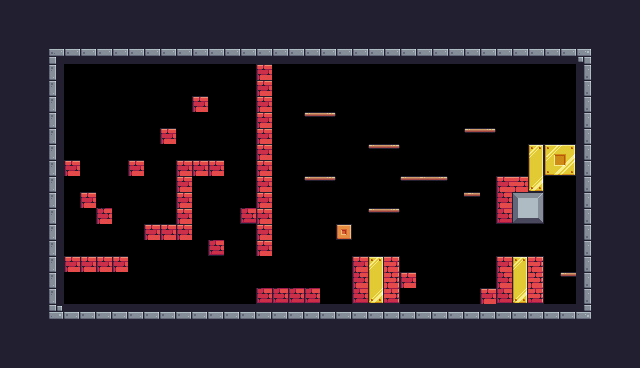

Tiled map render using the project's own tile images. Description and the whole map definition, tile-layer contents included, below:
An orthogonal 40x23 tile map with 16x16 px tiles, 1 tile layer (Background) and 51 objects (10x Fruit, 4x Platform, 3x Saw, Player, Checkpoint).

<map version="1.10" tiledversion="1.10.2" orientation="orthogonal" renderorder="right-down" width="40" height="23" tilewidth="16" tileheight="16" infinite="0" nextlayerid="8" nextobjectid="146">
 <tileset firstgid="1" source="Pixel Adventure.tsx" />
 <layer id="1" name="Background" width="40" height="23">
  <data encoding="csv">
200,200,200,200,200,200,200,200,200,200,200,200,200,200,200,200,200,24,24,24,24,24,24,24,24,24,24,24,24,24,24,24,24,24,24,24,24,24,24,24,
200,200,200,200,200,200,200,200,24,24,200,200,200,24,200,200,200,24,24,24,24,24,24,24,24,24,24,24,24,24,24,24,24,24,24,24,24,24,24,24,
24,24,200,200,200,200,200,200,200,200,200,200,200,200,200,200,200,24,24,24,24,24,24,24,24,24,24,24,24,24,24,24,24,24,24,24,24,24,24,24,
24,24,24,1,2,2,2,2,2,2,2,2,2,2,2,2,2,2,2,2,2,2,2,2,2,2,2,2,2,2,2,2,2,2,2,2,3,24,24,24,
24,24,24,23,0,0,0,0,0,0,0,0,0,0,0,0,106,0,0,0,0,0,0,0,0,0,0,0,0,0,0,0,0,0,0,0,25,24,24,24,
24,24,24,23,0,0,0,0,0,0,0,0,0,0,0,0,106,0,0,0,0,0,0,0,0,0,0,0,0,0,0,0,0,0,0,0,25,24,24,24,
24,24,24,23,0,0,0,0,0,0,0,0,106,0,0,0,106,0,0,0,0,0,0,0,0,0,0,0,0,0,0,0,0,0,0,0,25,24,24,24,
24,24,24,23,0,0,0,0,0,0,0,0,0,0,0,0,106,0,0,40,42,0,0,0,0,0,0,0,0,0,0,0,0,0,0,0,25,24,24,24,
24,24,24,23,0,0,0,0,0,0,106,0,0,0,0,0,106,0,0,0,0,0,0,0,0,0,0,0,0,40,42,0,0,0,0,0,25,24,24,24,
24,24,24,23,0,0,0,0,0,0,0,0,0,0,0,0,106,0,0,0,0,0,0,40,42,0,0,0,0,0,0,0,0,197,217,218,25,24,24,24,
24,24,112,23,106,0,0,0,106,100,0,106,106,106,0,0,106,0,0,0,0,0,0,0,0,0,0,0,0,0,0,0,0,219,239,240,25,24,24,24,
24,24,112,23,0,0,0,0,0,0,0,106,0,0,0,0,106,0,0,40,42,0,0,0,0,40,41,42,0,0,0,106,107,241,0,0,25,24,24,24,
24,24,112,23,0,106,0,0,0,0,0,106,0,0,0,0,106,0,0,0,0,0,0,0,0,0,0,0,0,41,0,128,124,125,0,0,25,24,24,24,
24,24,112,23,0,0,128,0,0,0,0,106,0,0,0,150,106,0,0,0,0,0,0,40,42,0,0,0,0,0,0,150,146,147,0,0,25,24,24,24,
24,24,112,23,0,0,0,0,0,106,106,106,0,0,0,0,106,0,0,0,0,211,0,0,0,0,0,0,0,0,0,0,0,0,0,0,25,24,24,24,
24,24,24,23,0,0,0,0,0,0,0,0,0,150,0,0,106,0,0,0,0,0,0,0,0,0,0,0,0,0,0,0,0,0,0,0,25,24,24,24,
24,24,24,23,106,106,106,106,0,0,0,0,0,0,0,0,0,0,0,0,0,0,106,197,108,0,0,0,0,0,0,106,197,108,0,0,25,24,24,24,
24,24,24,23,0,0,0,0,0,0,0,0,0,0,0,0,0,0,0,0,0,0,128,219,130,106,0,0,0,0,0,128,219,130,0,40,25,24,24,24,
24,24,24,23,0,0,0,0,0,0,0,0,0,0,0,0,150,150,150,150,0,0,150,241,152,0,0,0,0,0,106,150,241,152,0,0,25,24,24,24,
24,24,24,45,46,46,46,46,46,46,46,46,46,46,46,46,46,46,46,46,46,46,46,46,46,46,46,46,46,46,46,46,46,46,46,46,47,24,24,24,
24,24,24,24,24,24,24,24,24,24,24,24,24,24,200,200,200,200,200,200,200,24,24,24,24,24,24,24,24,24,24,24,24,24,24,24,200,200,24,24,
24,24,24,24,24,24,24,24,24,24,24,24,24,24,24,24,24,24,24,24,24,24,24,24,24,24,24,24,24,24,24,24,24,24,24,24,24,24,24,24,
24,24,24,24,24,24,24,24,24,24,24,24,24,24,24,24,24,24,24,24,24,24,24,24,24,24,24,24,24,24,24,24,24,24,24,24,24,24,24,24
</data>
 </layer>
 <objectgroup id="6" name="Collisions">
  <object id="88" x="48" y="48" width="16" height="272" />
  <object id="91" x="64" y="48" width="512" height="16" />
  <object id="92" x="576" y="48" width="16" height="272" />
  <object id="93" x="64" y="304" width="512" height="16" />
  <object id="94" x="256" y="64" width="16" height="192" />
  <object id="95" x="240" y="208" width="16" height="16" />
  <object id="96" x="208" y="240" width="16" height="16" />
  <object id="97" x="176" y="160" width="48" height="16" />
  <object id="98" x="176" y="176" width="16" height="64" />
  <object id="99" x="128" y="224" width="48" height="16" />
  <object id="100" x="64" y="256" width="64" height="16" />
  <object id="102" x="64" y="160" width="16" height="16" />
  <object id="103" type="Platform" x="128" y="160" width="16" height="16" />
  <object id="104" x="160" y="128" width="16" height="16" />
  <object id="105" x="192" y="96" width="16" height="16" />
  <object id="106" x="256" y="288" width="64" height="16" />
  <object id="107" x="352" y="256" width="48" height="48" />
  <object id="108" x="400" y="272" width="16" height="16" />
  <object id="109" x="480" y="288" width="16" height="16" />
  <object id="110" x="496" y="256" width="48" height="48" />
  <object id="111" x="560" y="272" width="16" />
  <object id="112" x="560" y="272" width="16" />
  <object id="113" type="Platform" x="560" y="272" width="16" height="16" />
  <object id="114" x="496" y="176" width="48" height="48" />
  <object id="115" x="544" y="144" width="32" height="32" />
  <object id="116" x="464" y="128" width="32" height="16" />
  <object id="117" x="464" y="192" width="16" height="16" />
  <object id="118" x="400" y="176" width="48" height="16" />
  <object id="119" type="Platform" x="368" y="208" width="32" height="16" />
  <object id="120" x="304" y="176" width="32" height="16" />
  <object id="121" x="304" y="112" width="32" height="16" />
  <object id="122" type="Platform" x="336" y="224" width="16" height="16" />
  <object id="142" x="80" y="192" width="16" height="16" />
  <object id="143" x="96" y="208" width="16" height="16" />
  <object id="144" x="368" y="144" width="32" height="16" />
  <object id="145" x="672" y="144" />
 </objectgroup>
 <objectgroup id="7" name="Spawnpoints">
  <object id="123" name="Orange" type="Fruit" x="64" y="128" width="32" height="32" />
  <object id="125" name="Player" type="Player" x="64" y="224" width="32" height="32" />
  <object id="126" name="Bananas" type="Fruit" x="96" y="224" width="32" height="32" />
  <object id="127" name="Apple" type="Fruit" x="144" y="192" width="32" height="32" />
  <object id="128" type="Saw" x="96" y="80" width="32" height="32">
   <properties>
    <property name="isVertical" type="bool" value="true" />
    <property name="offNeg" type="float" value="4" />
    <property name="offPos" type="float" value="3" />
   </properties>
  </object>
  <object id="129" name="Cherries" type="Fruit" x="160" y="96" width="32" height="32" />
  <object id="130" name="Apple" type="Fruit" x="192" y="64" width="32" height="32" />
  <object id="132" name="Orange" type="Fruit" x="208" y="208" width="32" height="32" />
  <object id="133" name="Apple" type="Fruit" x="304" y="144" width="32" height="32" />
  <object id="134" name="Cherries" type="Fruit" x="304" y="80" width="32" height="32" />
  <object id="135" type="Saw" x="336" y="64" width="32" height="32">
   <properties>
    <property name="isVertical" type="bool" value="true" />
    <property name="offNeg" type="float" value="4" />
    <property name="offPos" type="float" value="3" />
   </properties>
  </object>
  <object id="136" name="Kiwi" type="Fruit" x="368" y="112" width="32" height="32" />
  <object id="137" name="Kiwi" type="Fruit" x="544" y="272" width="32" height="32" />
  <object id="138" type="Saw" x="128" y="272" width="32" height="32">
   <properties>
    <property name="isVertical" type="bool" value="false" />
    <property name="offNeg" type="float" value="4" />
    <property name="offPos" type="float" value="3" />
   </properties>
  </object>
  <object id="141" type="Checkpoint" x="512" y="80" width="64" height="64" />
 </objectgroup>
</map>
